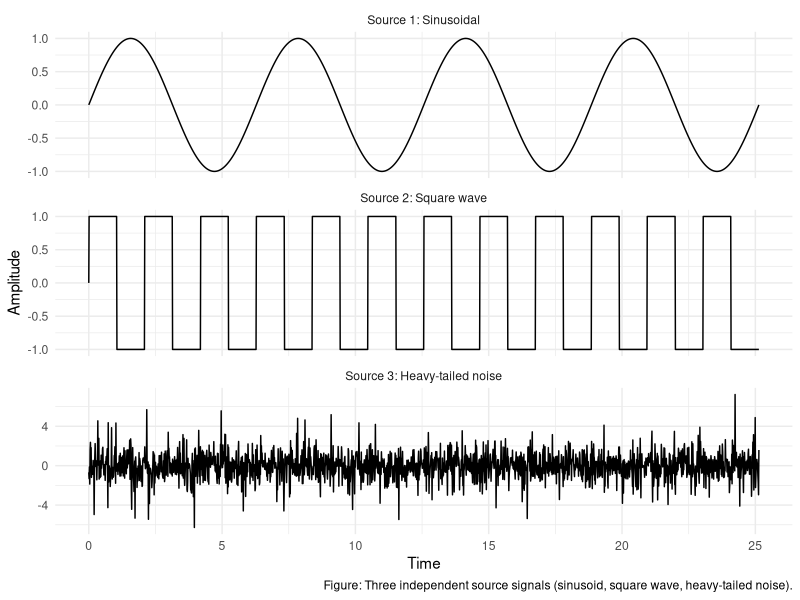
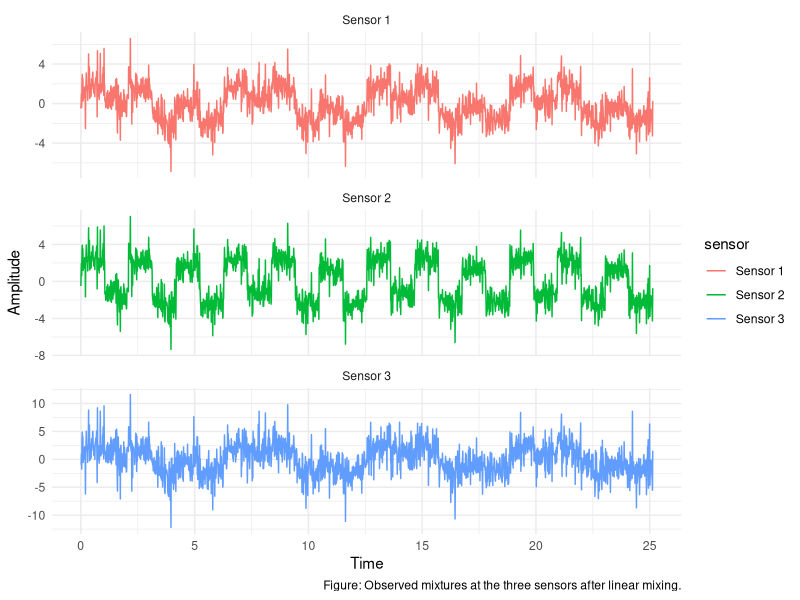
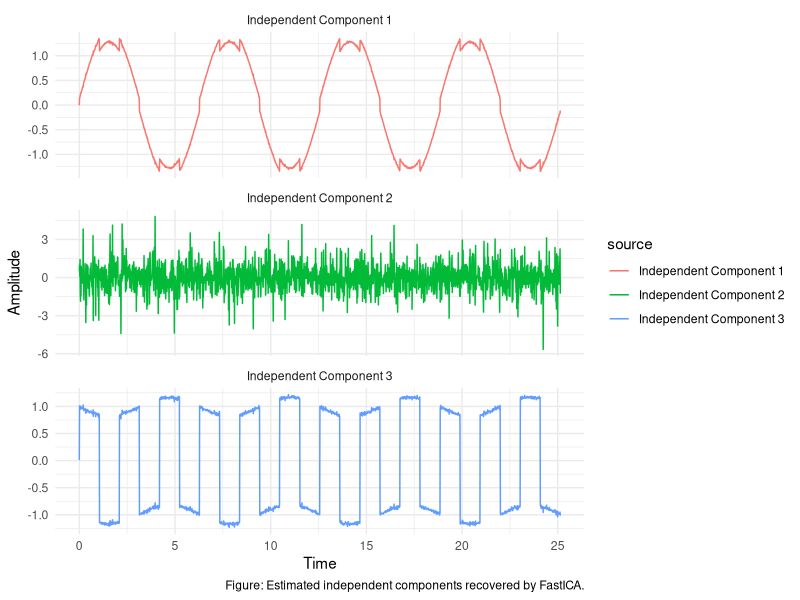

Here is the R script that generated these plots, in order:
## ---- chunk 1
#| echo: false
#| message: false
#| warning: false

library(ggplot2)
library(fastICA)

set.seed(123)
n <- 2000
t <- seq(0, 8*pi, length.out = n)

S <- cbind(
  t,
  S1=sin(t),                 # sinusoidal
  S2=sign(sin(3 * t)),       # square wave
  S3=rt(n,df=5)                   # heavy-tailed noise
)

S_df <- as.data.frame(S)

S_long <- data.frame(
  t = S_df$t,
  value = c(S_df$S1, S_df$S2, S_df$S3),
  source = factor(
    rep(c("Source 1: Sinusoidal",
          "Source 2: Square wave",
          "Source 3: Heavy-tailed noise"),
        each = n)
  )
)
ggplot(S_long, aes(x = t, y = value)) +
  geom_line() +
  facet_wrap(~ source, ncol = 1, scales = "free_y") +
  labs(
    x = "Time",
    y = "Amplitude",
    caption = "Figure: Three independent source signals (sinusoid, square wave, heavy-tailed noise)."
  ) +
  theme_minimal()




S <- S[, -1]  # remove time
S <- scale(S)  # standardization
# mix the sources
A <- matrix(c(1, 1, 1,
              0.5, 2, 1,
              1.5, 1, 2),
            nrow = 3, byrow = TRUE)

X <- S %*% t(A)

ggplot(data.frame(t = rep(t, 3),
                     value = c(X[,1], X[,2], X[,3]),
                     sensor = factor(
                       rep(c("Sensor 1", "Sensor 2", "Sensor 3"),
                           each = n)
                     )),
       aes(x = t, y = value, color = sensor)) +
  geom_line() +
  facet_wrap(~ sensor, ncol = 1, scales = "free_y") +
  labs(
    x = "Time",
    y = "Amplitude",
    caption = "Figure: Observed mixtures at the three sensors after linear mixing."
  ) +
  theme_minimal()   




# apply ICA 
ica <- fastICA(X, n.comp = 3)
Sica<-data.frame(t=t,ica$S)
Sica_long=data.frame(
  t = rep(Sica$t, 3),
  value = c(Sica$X1, Sica$X2, Sica$X3),
  source = factor(
    rep(c("Independent Component 1",
          "Independent Component 2",
          "Independent Component 3"),
        each = n)
  )
)

ggplot(Sica_long, aes(x = t, y = value, color = source)) +
  geom_line() +
  facet_wrap(~ source, ncol = 1, scales = "free_y") +
  labs(
    x = "Time",
    y = "Amplitude",
    caption = "Figure: Estimated independent components recovered by FastICA."
  ) +
  theme_minimal()
